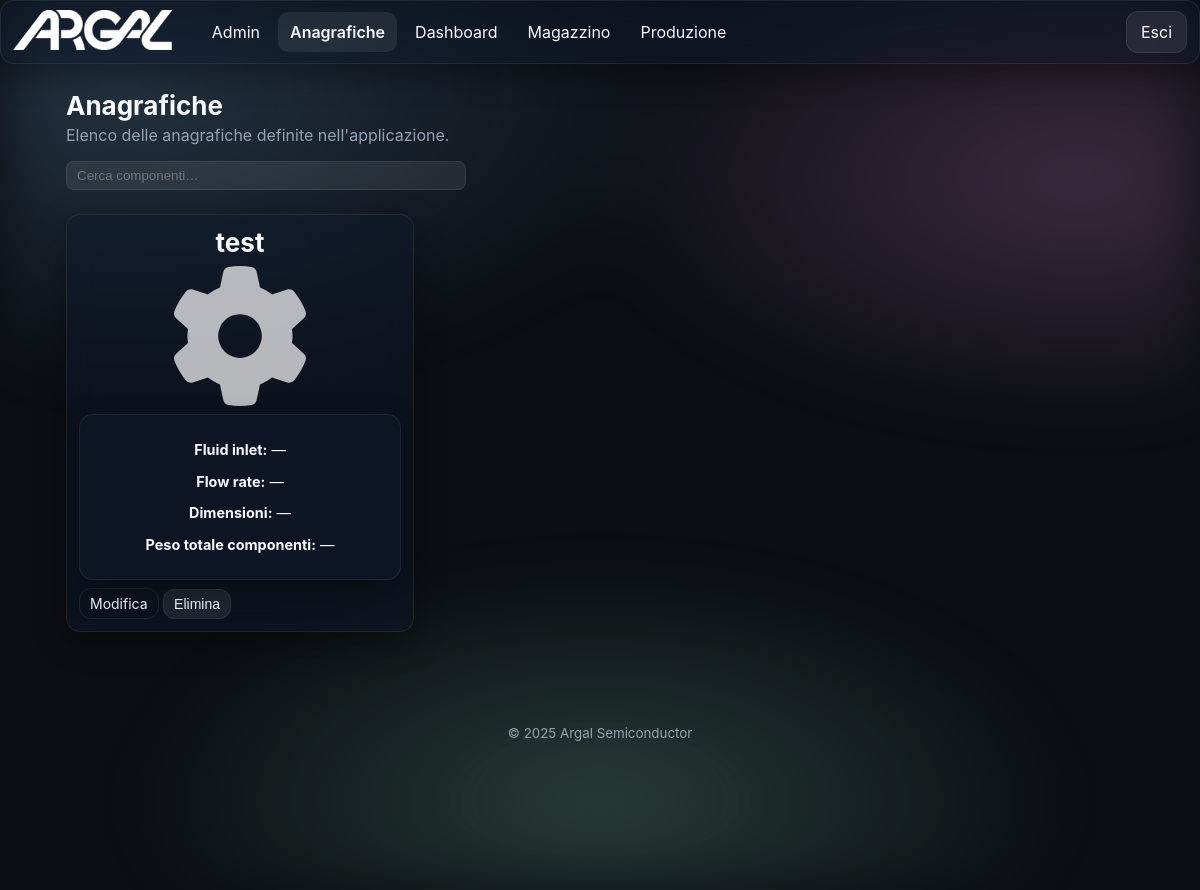
The app's page /products/ (signed in) with its own data.
### app/models.py (models this page shows)
class TimestampMixin(db.Model):
    __abstract__ = True
    created_at = db.Column(db.DateTime, default=datetime.utcnow)
    updated_at = db.Column(db.DateTime, default=datetime.utcnow, onupdate=datetime.utcnow)

class Module(TimestampMixin):
    __tablename__ = 'modules'
    id = db.Column(db.Integer, primary_key=True)
    name = db.Column(db.String(100), unique=True, nullable=False)
    slug = db.Column(db.String(100), unique=True, nullable=False)
    endpoint = db.Column(db.String(120), unique=True, nullable=False)
    enabled = db.Column(db.Boolean, default=True)
    icon = db.Column(db.String(100), default='cube')

class Product(TimestampMixin):
    __tablename__ = 'products'
    id = db.Column(db.Integer, primary_key=True)
    name = db.Column(db.String(200), nullable=False)
    description = db.Column(db.Text)
    revision = db.Column(db.Integer, default=1)
    revisionabile = db.Column(db.Boolean, default=False)
    image_filename = db.Column(db.String(200))
    flow_rate = db.Column(db.Float)
    max_pressure = db.Column(db.Float)
    dimension_x = db.Column(db.Float)
    dimension_y = db.Column(db.Float)
    dimension_z = db.Column(db.Float)
    quantity_in_stock = db.Column(db.Float, default=0)
    curve_image_filename = db.Column(db.String(200))
    fluid_in_let = db.Column(db.String(50))
    layer_in_lett = db.Column(db.String(50))
    noise = db.Column(db.Float)
    max_pressure_from = db.Column(db.Float)
    max_pressure_to = db.Column(db.Float)
    components = db.relationship('ProductComponent', backref='product', cascade='all, delete-orphan')
    bom_children = db.relationship('BOMLine',
                                   foreign_keys='BOMLine.padre_id',
                                   backref='padre',
                                   cascade='all, delete-orphan')
    bom_parents = db.relationship('BOMLine',
                                  foreign_keys='BOMLine.figlio_id',
                                  backref='figlio',
                                  cascade='all, delete-orphan')
    custom_values = db.relationship('CustomValue',
                                    primaryjoin="Product.id==CustomValue.product_id",
                                    backref='product',
                                    cascade='all, delete-orphan')

### app/blueprints/products/routes.py (the view)
@products_bp.route('/')
@login_required
def index():
    products = Product.query.order_by(Product.created_at.desc()).all()
    for p in products:
        total_weight = 0.0
        for comp in p.components:
            comp_weight = None
            try:
                if getattr(comp, 'component_master', None) and comp.component_master and comp.component_master.weight is not None:
                    comp_weight = comp.component_master.weight
                elif comp.weight is not None:
                    comp_weight = comp.weight
            except Exception:
                comp_weight = comp.weight if hasattr(comp, 'weight') else None
            if comp_weight is not None and comp.quantity is not None:
                try:
                    total_weight += float(comp_weight) * (comp.quantity or 0)
                except Exception:
                    pass
        p.total_weight = total_weight
    return render_template('products/index.html', products=products)

### app/models.py (called while the page is built)
@login_manager.user_loader
def load_user(user_id):
    try:
        return User.query.get(int(user_id))
    except Exception:
        return None

### app/templates/products/index.html (shortened to what this page needs)
{% extends 'base.html' %}
{% block content %}
<section class="section">
  <h2 class="section-title">Anagrafiche</h2>
  <p class="section-subtitle">Elenco delle anagrafiche definite nell'applicazione.</p>
  <div style="margin-top:12px; margin-bottom:12px;">
    <form id="product-search-form" class="product-search" style="max-width:400px; margin:0; position:relative;">
      <input id="product-search-input" type="search" placeholder="Cerca componenti…" autocomplete="off" style="width:100%; padding:6px 10px; border-radius:8px; border:1px solid var(--glass-stroke); background: var(--card); color: var(--text);">
    </form>
  </div>
  <div style="height:12px;"></div>
  {% if products|length == 0 %}
    <p class="muted">Nessun prodotto presente.</p>
  {% else %}
    <div class="grid grid-3" style="gap:12px;">
      {% for p in products %}
      <div class="card glass product-card" data-url="{{ url_for('products.detail', id=p.id) }}" style="padding:12px; cursor:pointer; min-height:300px;">
        <h3 class="section-title" style="margin:0 0 8px 0; text-align:center; width:100%; display:block;">{{ p.name }}</h3>
        <div style="height:140px; display:flex; align-items:center; justify-content:center; margin-bottom:8px;">
          {% if p.image_filename %}
            <img loading="lazy" src="{{ url_for('static', filename='uploads/' + p.image_filename) }}" alt="{{ p.name }}" style="max-width:100%; max-height:100%;">
          {% else %}
            <img src="{{ url_for('static', filename='img/gear.svg') }}" alt="{{ p.name }}" style="max-width:100%; max-height:100%; object-fit:contain; filter: invert(1); opacity:0.7;">
          {% endif %}
        </div>
        <div class="product-specs glass" style="padding:12px; margin-top:8px; text-align:center; font-size:0.9em;">
          <p><strong>Fluid inlet:</strong>
            {% if p.fluid_in_let %}
              {{ p.fluid_in_let }} BSPP
            {% else %}
              —
            {% endif %}
          </p>
          <p><strong>Flow rate:</strong>
            {% if p.flow_rate is not none %}
              {{ p.flow_rate }} L/m
            {% else %}
              —
            {% endif %}
          </p>
          <p><strong>Dimensioni:</strong>
            {% if p.dimension_x is not none or p.dimension_y is not none or p.dimension_z is not none %}
              {{ p.dimension_x if p.dimension_x is not none else '—' }} × {{ p.dimension_y if p.dimension_y is not none else '—' }} × {{ p.dimension_z if p.dimension_z is not none else '—' }} mm
            {% else %}
              —
            {% endif %}
          </p>
          <p><strong>Peso totale componenti:</strong> {% if p.total_weight %}{{ p.total_weight|round(3) }} kg{% else %}—{% endif %}</p>
        </div>
        <div style="margin-top:8px;">
          <a class="btn ghost small prevent-card-open" href="{{ url_for('products.edit', id=p.id) }}">Modifica</a>
          <form method="post" action="{{ url_for('products.delete', id=p.id) }}" style="display:inline;" class="prevent-card-open">
            <button class="btn danger small" type="submit" onclick="return confirm('Eliminare questo prodotto?');">Elimina</button>
          </form>
        </div>
      </div>
      {% endfor %}
    </div>
  {% endif %}
</section>
{% endblock %}

### app/templates/base.html (shortened to what this page needs)
<!doctype html>
<html lang="it" data-theme="dark">
<head>
  <link rel="stylesheet" href="{{ url_for('static', filename='css/styles.css') }}">
</head>
<body>
  <div class="bg-aurora"></div>
  {% if current_user.is_authenticated and not embedded %}
  <header class="app-header glass">
    <div class="brand">
      <a href="{{ url_for('dashboard.index') }}" class="brand-link" style="display:inline-block;">
        <img src="{{ url_for('static', filename='img/logo.png') }}" alt="Logo" class="logo">
      </a>
    </div>
    <nav class="nav-desktop">
      {% set cur_ep = request.endpoint or '' %}
      {% set detected_bp = (cur_ep.split('.')|first) %}
      {% set forced_bp = None %}
      {% if active_module is defined and active_module %}
        {% set forced_bp = active_module %}
      {% elif g is defined and g.active_module is defined and g.active_module %}
        {% set forced_bp = g.active_module %}
      {% endif %}
      {% set cur_bp = forced_bp if forced_bp else detected_bp %}
      {% for m in enabled_modules %}
        {% set mod_bp = (m.endpoint.split('.')|first) %}
        {% set is_active = (mod_bp == cur_bp) %}
        {% set display_name = 'Anagrafiche' if (m.slug == 'products' or m.name == 'Prodotti') else m.name %}
        <a class="nav-link{{ ' active' if is_active else '' }}" href="{{ url_for(m.endpoint) }}">{{ display_name }}</a>
      {% endfor %}
    </nav>
    <div class="header-actions">
      <a class="btn btn-ghost" href="{{ url_for('auth.logout') }}">Esci</a>
    </div>
  </header>
    {% set cur_ep = request.endpoint or '' %}
    {% set detected_bp = (cur_ep.split('.')|first) %}
    {% set forced_bp = None %}
    {% if active_module is defined and active_module %}
      {% set forced_bp = active_module %}
    {% elif g is defined and g.active_module is defined and g.active_module %}
      {% set forced_bp = g.active_module %}
    {% endif %}
    {% set cur_bp = forced_bp if forced_bp else detected_bp %}
  {% endif %}
  <main class="container">
    {% block content %}{% endblock %}
  </main>
  {% if not embedded %}
  <footer class="app-footer">
    <small>© {{ 2025 }} Argal Semiconductor</small>
  </footer>
  {% endif %}
</body>
</html>

### app/static/css/styles.css (style rules this page uses)
:root { --radius: 14px; --gap: 16px; --glass-bg: rgba(255,255,255,.10); --glass-stroke: rgba(255,255,255,.25); --text: #0b0b0c; --muted: #6b7280; --bg: #f6f7fb; --card: rgba(255,255,255,.6); --shadow: 0 10px 30px rgba(2,6,23,.15); }
html[data-theme='dark'] { --glass-bg: rgba(17,25,40,.50); --glass-stroke: rgba(255,255,255,.08); --text: #f8fafc; --muted: #93a3b3; --bg: #0b0e13; --card: rgba(255,255,255,.08); --shadow: 0 10px 30px rgba(0,0,0,.35); color-scheme: dark light; }
* { box-sizing:border-box; }
html,body { height:100%; }
body { margin:0; font-family: -apple-system, BlinkMacSystemFont, "Segoe UI", Roboto, Inter, "Helvetica Neue", Arial, "Apple Color Emoji","Segoe UI Emoji", "Segoe UI Symbol"; color: var(--text); background: var(--bg); }
.container { max-width:1100px; margin: 90px auto 60px; padding: 0 16px; }
.bg-aurora { position: fixed; inset: 0; background: radial-gradient(1200px 600px at 10% 10%, #8ec5ff33 0%, transparent 50%), radial-gradient(1000px 500px at 90% 20%, #ffa3e533 0%, transparent 50%), radial-gradient(1200px 600px at 50% 90%, #a7f3d033 0%, transparent 40%); filter: blur(30px) saturate(120%); animation: float 16s linear infinite alternate; z-index: -1; }
.glass { background: var(--glass-bg); border: 1px solid var(--glass-stroke); backdrop-filter: blur(14px) saturate(140%); -webkit-backdrop-filter: blur(14px) saturate(140%); border-radius: var(--radius); box-shadow: var(--shadow); }
.app-header { position: fixed; top: 0; left: 0; right: 0; height: 64px; display:flex; align-items:center; gap:16px; padding: 0 12px; z-index: 1000; }
.brand { display:flex; align-items:center; gap:10px; }
.brand .logo { height: 40px; width: auto; }
.nav-desktop { margin-left: 12px; display:none; gap:6px; }
.nav-desktop .nav-link { display:inline-flex; align-items:center; gap:8px; padding:10px 12px; border-radius: 10px; text-decoration:none; color:inherit; transition: transform .2s ease, background .2s ease, font-weight .2s ease; }
.nav-desktop .nav-link.active, .nav-mobile .nav-link.active { font-weight:600; background: var(--card); }
.header-actions { margin-left:auto; display:flex; align-items:center; gap:10px; }
@media (min-width: 900px) { .nav-desktop { display:flex; } }
.btn { display:inline-flex; align-items:center; justify-content:center; gap:8px; padding:10px 14px; border-radius: 12px; border:1px solid var(--glass-stroke); background: var(--card); cursor:pointer; text-decoration:none; color:inherit; transition: transform .2s ease, filter .2s ease, background .2s ease; }
.btn.small { padding:6px 10px; font-size:14px; }
.btn.ghost { background: transparent; border:1px solid var(--glass-stroke); }
.section { margin-top: 12px; }
.section-title { font-size: 26px; margin: 10px 0; }
.section-subtitle { color: var(--muted); margin-top: -6px; }
.grid { display:grid; gap: var(--gap); }
.grid-3 { grid-template-columns: repeat(1, minmax(0,1fr)); }
@media (min-width: 950px) { .grid-3 { grid-template-columns: repeat(3, minmax(0,1fr)); } }
.card { padding: 16px 16px 22px; }
.product-card { transition: transform 0.25s ease-in-out; }
.app-footer { text-align:center; padding: 30px 0; color: var(--muted); }

### records on screen
Module: name "Admin"
Module: name "Anagrafiche"
Module: name "Dashboard"
Module: name "Magazzino"
Module: name "Produzione"
Product: name "test", name (picture)

### other values on screen
{{ 2025 }} "2025"
